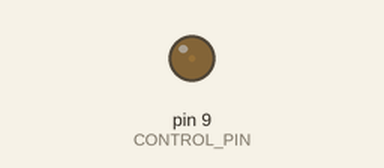
Recording of a sketch running on a simulated Arduino Uno, built with avr-gcc and run on an emulated ATmega328P. Shown: output pins drawn as LEDs (lit = HIGH).

Above: at 0.05 s.
At 1.3 s:
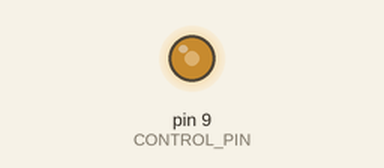
At 1.9 s:
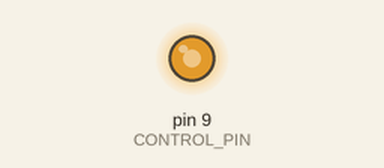
At 2.55 s:
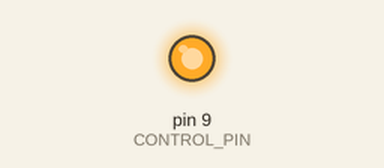
Timing chart, 0 to 5.9 s (numbered marks = the images above):
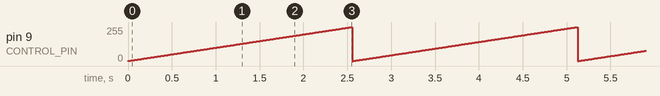

The sketch:

Pulsar.ino
```cpp
#include <Arduino.h>

#define CONTROL_PIN 9

int brightness = 0;

void setup()
{
    pinMode(CONTROL_PIN, OUTPUT);
}

void loop()
{
    brightness = (brightness + 1) % 256;

    analogWrite(CONTROL_PIN, brightness);

    delay(10);
}
```

Measured:
- by itself, pin 9 (CONTROL_PIN): ramps from 0/255 to 255/255 and jumps back, once every 2.6 s
